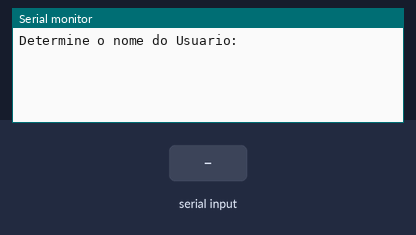
A sketch run on a simulated Arduino Uno, built with avr-gcc and run on an emulated ATmega328P. Shown: the last lines printed to the serial monitor. The test bench sets the inputs (shaded band).

Above: at 1.2 s.
1.3 s: "90,45\n" received over Serial
At 3.2 s:
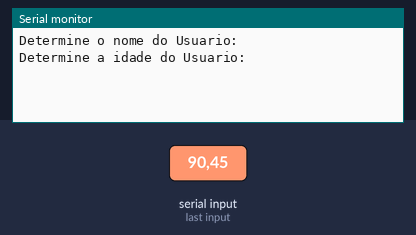
3.8 s: "30,150\n" received over Serial
At 4.7 s:
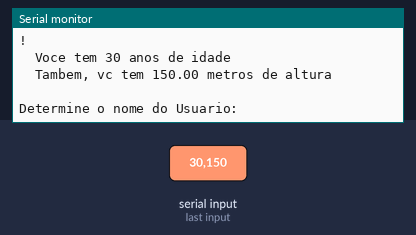
5.3 s: "0\n" received over Serial
At 6.1 s:
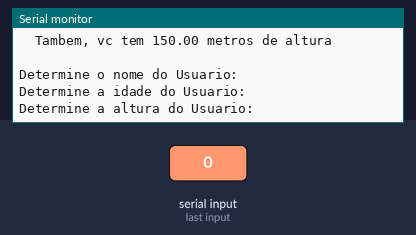

The sketch:

3_Reading_Diferent_Datas.ino
```cpp
/*Leitura de diferentes Dados UART*/

/*Variaveis de apoio:
  - String para nome do usuario
    - Int para idade do usuario
    - Float para altura do usuario*/

String nomeUsuario;
int idadeUsuario;
float alturaUsuario;


/*Função setup para abertura da linha de comunicação UART*/
void setup(){
  Serial.begin(9600);
  Serial.flush();
}


/*Funcão para leitura e escrita de elementos no monitor serial*/
void loop(){

  Serial.println("Determine o nome do Usuario: ");
  while(Serial.available() == 0){ /*Enquanto o usuario não inserir dados, o programa permanece inativo*/ }
  nomeUsuario = Serial.readString();

  Serial.println("Determine a idade do Usuario: ");
  while(Serial.available() == 0){ /*Enquanto o usuario não inserir dados, o programa permanece inativo*/ }
  idadeUsuario = Serial.parseInt();

  Serial.println("Determine a altura do Usuario: ");
  while(Serial.available() == 0){ /*Enquanto o usuario não inserir dados, o programa permanece inativo*/ }
  alturaUsuario = Serial.parseFloat();

  Serial.println(" ");

  Serial.print("  Ola,"); Serial.print(nomeUsuario); Serial.println("!");
  Serial.print("  Voce tem "); Serial.print(idadeUsuario); Serial.println(" anos de idade");
  Serial.print("  Tambem, vc tem "); Serial.print(alturaUsuario); Serial.println(" metros de altura");
  Serial.println(" ");

}
```

Measured:
- after the input at 1.3 s, the serial monitor: prints a new line after 1.0 s (image 1)
- after the input at 3.8 s, the serial monitor: prints a new line at once (image 2)
